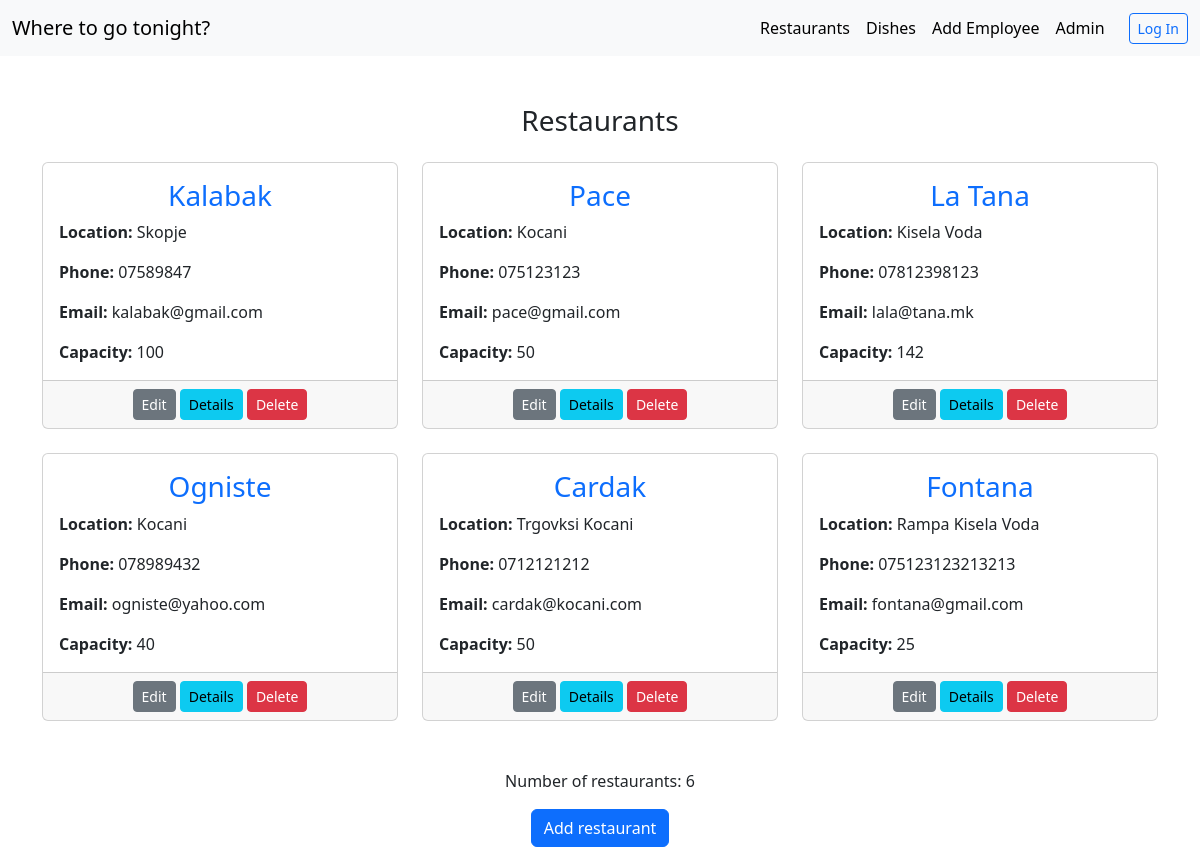
The page /restaurants/ on the database as committed earlier.
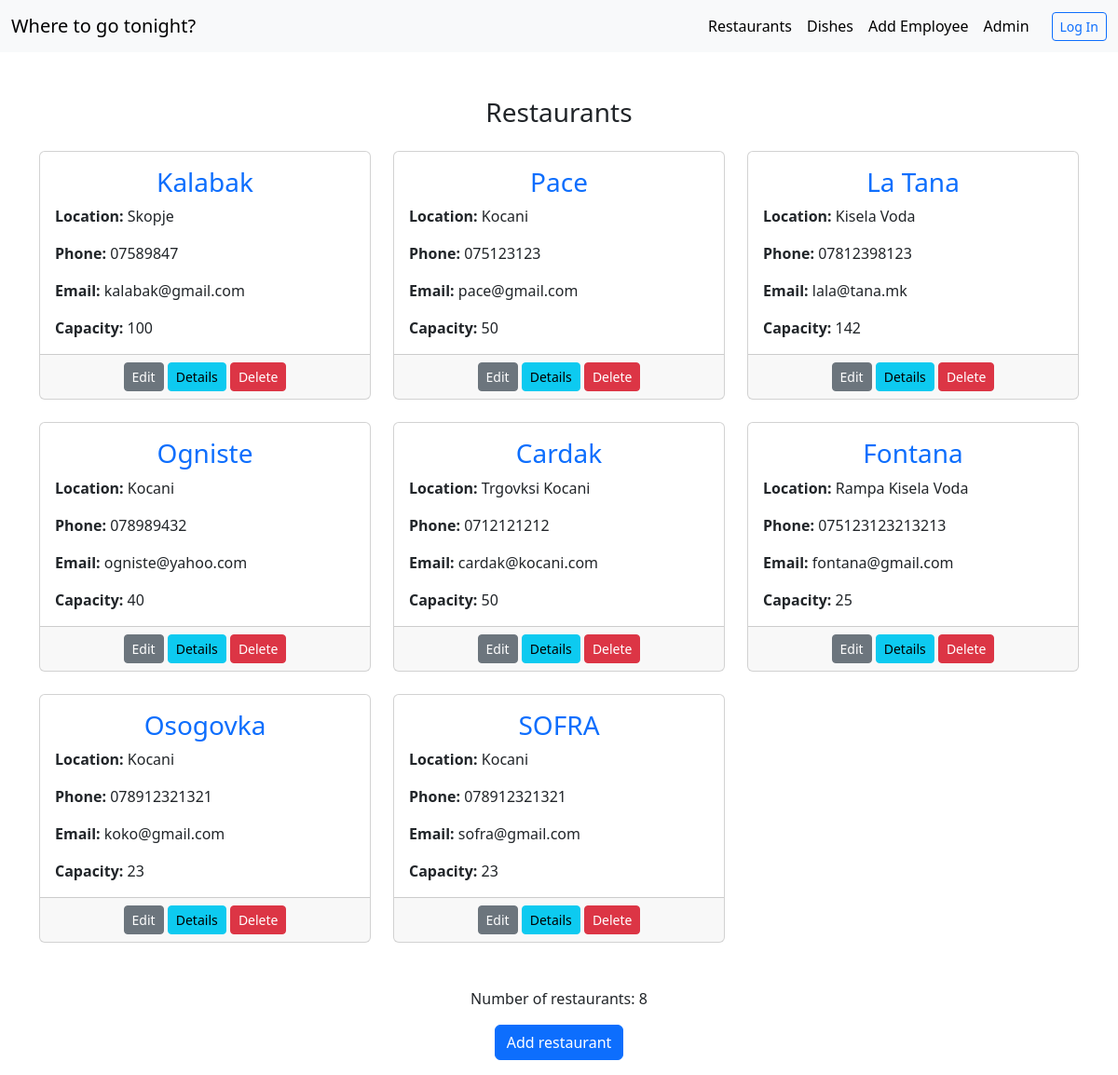
The same page on the database as committed later.
### restapp/models.py (models this page shows, shortened)
class Restaurant(models.Model):
    name = models.CharField(max_length=30)
    address = models.CharField(max_length=30)
    phone = models.CharField(max_length=30)
    email = models.EmailField()
    capacity = models.IntegerField()

### restapp/views.py (the view)
# urls.py: path('restaurants/', restaurants, name="restaurants"),
def restaurants(request):
    restaurants = Restaurant.objects.all()
    return render(request, "restaurants.html", {"restaurants": restaurants, "new_var": 1, "count": len(restaurants)})

### restapp/templates/restaurants.html
{% extends "base.html" %}
{% block content %}
    <div class="container mt-5">
        <h3 class="text-center mb-4">Restaurants</h3>
        <div class="row">
            {% for r in restaurants %}
                <div class="col-md-4 mb-4">
                    <div class="card h-100">
                        <div class="card-body">
                            <h3 class="card-title text-primary  text-center">{{ r.name }}</h3>
                            <p class="card-text"><strong>Location: </strong>{{ r.address }}</p>
                            <p class="card-text"><strong>Phone: </strong>{{ r.phone }}</p>
                            <p class="card-text"><strong>Email: </strong>{{ r.email }}</p>
                            <p class="card-text">
                                {% if r.capacity > 10 %}
                                    <strong>Capacity: </strong>{{ r.capacity }}
                                {% else %}
                                    <p>No capacity.</p>
                                {% endif %}
                            </p>
                        </div>
                        <div class="card-footer text-center">
                            <a href="{% url 'edit restaurant' r.id %}" class="btn btn-secondary btn-sm">Edit</a>
                            <a href="{% url 'restaurant details' r.id %}" class="btn btn-info btn-sm">Details</a>
                            <a href="{% url 'delete restaurant' r.id %}" class="btn btn-danger btn-sm">Delete</a>
                        </div>
                    </div>
                </div>
            {% endfor %}
        </div>
        <div class="text-center mt-4">
            <p>Number of restaurants: {{ count }}</p>
        </div>
        <div class="text-center mb-3">
            <a href="{% url 'Add restaurant' %}" class="btn btn-primary">Add restaurant</a>
        </div>
    </div>
{% endblock %}

### restapp/templates/base.html (shortened to what this page needs)
<html>
<head>
    <link rel="stylesheet" href="https://cdnjs.cloudflare.com/ajax/libs/font-awesome/6.0.0-beta3/css/all.min.css">
    <link href="https://cdn.jsdelivr.net/npm/bootstrap@5.3.3/dist/css/bootstrap.min.css" rel="stylesheet">
</head>
<body  style="background-image: url('https://static.vecteezy.com/system/resources/previews/009/752/658/original/abstract-white-and-grey-background-subtle-abstract-background-blurred-patterns-light-pale-background-free-vector.jpg')">
<nav class="navbar navbar-expand-lg bg-body-tertiary">
    <div class="container-fluid">
        <a class="navbar-brand" href="{% url 'index' %}">Where to go tonight?</a>
        <div class="collapse navbar-collapse" id="navbarSupportedContent">
            <ul class="navbar-nav ms-auto mb-2 mb-lg-0">
                <li class="nav-item">
                    <a class="nav-link active" aria-current="page" href="{% url 'restaurants' %}">Restaurants</a>
                </li>
                <li class="nav-item">
                    <a class="nav-link active" aria-current="page" href="{% url 'dishes' %}">Dishes</a>
                </li>
                <li class="nav-item">
                    <a class="nav-link active" aria-current="page" href="{% url 'Add employee' %}">Add Employee</a>
                </li>
                <li class="nav-item">
                    <a class="nav-link active" aria-current="page" href="#">Admin</a>
                </li>
            </ul>
            <div class="d-flex align-items-center">
                {% if user.is_authenticated %}
                    <span class="me-3">Hi {{ user.username }}!</span>
                    <form action="{% url 'logout' %}" method="post" class="d-inline">
                        {% csrf_token %}
                        <button type="submit" class="btn btn-outline-secondary btn-sm">Log Out</button>
                    </form>
                {% else %}
                    <a href="{% url 'login' %}" class="btn btn-outline-primary btn-sm ms-3">Log In</a>
                {% endif %}
            </div>
        </div>
    </div>
</nav>
<div>
    {% block content %} {% endblock %}
</div>
</body>
</html>

Rows that differ between the two databases and show on the page:
added Restaurant: name "Osogovka", address "Kocani", phone "078912321321", email "koko@gmail.com", capacity "23"
added Restaurant: name "SOFRA", address "Kocani", phone "078912321321", email "sofra@gmail.com", capacity "23"
Other text that changed with them:
{{ count }}: "6" → "8"
